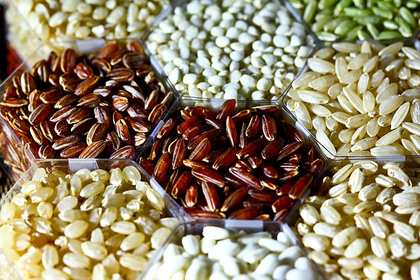
%> input picture Labs/Lab2/Source Code/img4.png, 420 x 280 px, shrunk from 640 x 427 before the run
$ octave Run.m   (GNU Octave 9; MATLAB toolbox functions it lacks are replaced by stand-ins)
%> lines starting %> are read from the running program, lines starting %| are printed output that depends on the picture; in (x1, y1, x2, y2) boxes, pixels count from 0 and x2, y2 are one past the last pixel; in counts of white or black regions, pixels touching at a corner belong together; the program's own positions count from 1
### Labs/Lab2/Source Code/fthreshold.m
function threshold = fthreshold(image)
%> called with image = 'img4.png'

    I = imread(image);
%> I is the input picture: size 280x420x3 uint8; mean R, G, B 147, 132.7, 104.7
    img = rgb2gray(I);
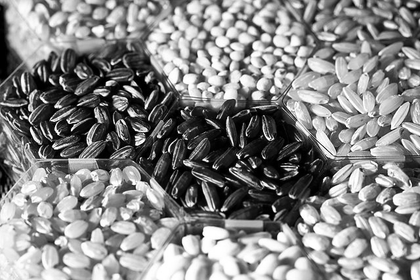
%> img: size 280x420 uint8; min 0, max 255, mean 133.8
    % Initialize histogram
    H = zeros(256);

    % Calculate histogram
    [l, w] = size(I);
%> l = 280; w = 1260
    for r = 1:l
        for c = 1:w
            index = I(r, c);
            index = index + 1;
            H(index) = H(index) + 1;
        end
    end
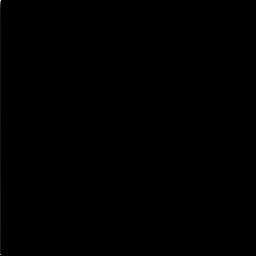
%> H: size 256x256 double; min 0, max 13914, mean 5.4; drawn with min black and max white


    % Thresholding
    q = zeros(255);
    q(1) = H(1) / (l * w);
%> q: size 255x255 double; values 0 (black) and 0.0394 (white), 0% white in thin lines or dots, all inside (x1, y1, x2, y2) = (0, 0, 1, 1)
    n = zeros(255);
    u = zeros(255);
    P = zeros(255);
    max = 0;
    index = 0;

    sum = 0;
    for j = 1:256
        sum = sum + j * H(j);
    end
%> this loop made 256 passes
%> sum on passes 1 to 3: 13914, 26914, 42865
%> after the loop, sum = 45549555
    sum = sum / (l * w);
%> sum = 129.1

    for i = 1:255
    %     find sigma b^2 for each
    %     pick the maximum value and use the corresponding i
    %     if (sigb^2 > th; th = sigb^2
        P = H(i + 1) / (l * w);
        q(i + 1) = P + q(i);
        n(i + 1) = ((i + 1) * P) / q(i + 1) + q(i) * n(i) / q(i + 1);
        u(i + 1) = (sum - q(i + 1) * n(i + 1)) / (1 - q(i + 1));
        s1 = q(i + 1) * (1 - q(i + 1)) * (n(i + 1) - u(i + 1));
        s = s1 ^ 2;
        if (s > max)
            max = s;
            index = i;
        end
    end
%> this loop made 255 passes
%> (P, s1, s, max) on passes 1 to 12: (0.0184, -7.43, 55.26, 55.26), (0.0151, -9.33, 87.13, 87.13), (0.0126, -10.91, 119.1, 119.1), (0.0101, -12.16, 147.9, 147.9), (0.00821, -13.17, 173.5, 173.5), (0.00687, -14.01, 196.3, 196.3), (0.00569, -14.7, 216.1, 216.1), (0.00502, -15.3, 234.2, 234.2), (0.00428, -15.81, 250, 250), (0.00391, -16.27, 264.8, 264.8), (0.00346, -16.68, 278.2, 278.2), (0.00334, -17.07, 291.3, 291.3)
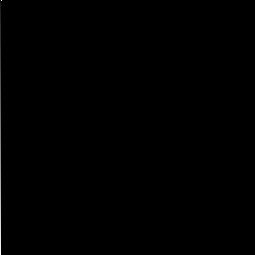
%> q: size 255x255 double; min 0, max 1, mean 0.00197
%> after the loop, index = 128; max = 1304.7

    threshold = index
%> threshold = 128
end

### Labs/Lab2/Source Code/Run.m
clc;
clear all;
close all;
% [16 lines of commented-out code are left out]


clc;
clear all;
close all;
x = fthreshold('img4.png');
%> x = 128

$ run again, with Labs/Lab2/Source Code/img2.png copied over Labs/Lab2/Source Code/img4.png
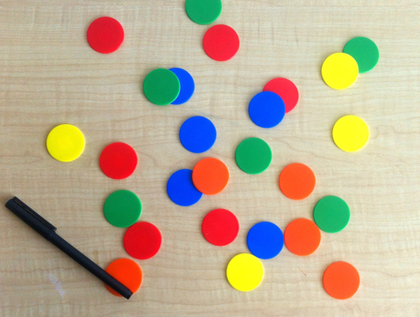
%> input picture Labs/Lab2/Source Code/img2.png, 420 x 317 px, shrunk from 518 x 391 before the run
%> in fthreshold, I is the input picture: size 317x420x3 uint8; mean R, G, B 188.3, 173.3, 148.1
%> in fthreshold, `img = rgb2gray(I);`:
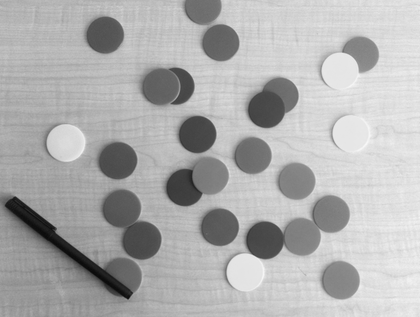
%> img: size 317x420 uint8; min 10, max 247, mean 174.9
%> the loop in fthreshold, `for j = 1:256` made 256 passes
%> sum on passes 1 to 3: 372, 1622, 7907
%> after the loop in fthreshold, `for j = 1:256`: sum = 68253393
%> in fthreshold, `sum = sum / (l * w);`: sum = 170.9
%> the loop in fthreshold, `for i = 1:255` made 255 passes
%> (P, s1, s, max) on passes 1 to 8: (0.00156, -0.423, 0.179, 0.179), (0.00525, -1.3, 1.7, 1.7), (0.00476, -2.1, 4.4, 4.4), (0.00257, -2.52, 6.37, 6.37), (0.0019, -2.84, 8.06, 8.06), (0.0014, -3.07, 9.41, 9.41), (0.00112, -3.25, 10.57, 10.57), (0.00109, -3.43, 11.75, 11.75)
%> after the loop in fthreshold, `for i = 1:255`: index = 169; max = 501
%> threshold = 169

$ run again, with Labs/Lab2/Source Code/img3.png copied over Labs/Lab2/Source Code/img4.png
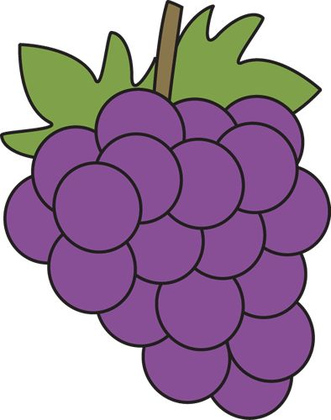
%> input picture Labs/Lab2/Source Code/img3.png, 331 x 420 px, shrunk from 394 x 500 before the run
%> in fthreshold, I is the input picture: size 420x331x3 uint8; mean R, G, B 165.4, 141.5, 165.7
%> in fthreshold, `img = rgb2gray(I);`:
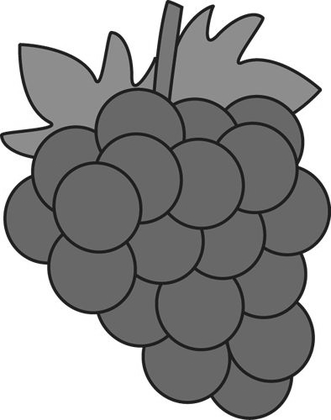
%> img: size 420x331 uint8; min 10, max 255, mean 151.4
%> the loop in fthreshold, `for j = 1:256` made 256 passes
%> sum on passes 1 to 3: 30, 58, 124
%> after the loop in fthreshold, `for j = 1:256`: sum = 65995972
%> in fthreshold, `sum = sum / (l * w);`: sum = 158.2
%> the loop in fthreshold, `for i = 1:255` made 255 passes
%> (P, s1, s, max) on passes 1 to 8: (3.36e-05, -0.0166, 0.000276, 0.000276), (5.28e-05, -0.0248, 0.000616, 0.000616), (6.95e-05, -0.0355, 0.00126, 0.00126), (6.95e-05, -0.0462, 0.00213, 0.00213), (6.71e-05, -0.0564, 0.00318, 0.00318), (0.000125, -0.0753, 0.00567, 0.00567), (0.00011, -0.0918, 0.00844, 0.00844), (0.000144, -0.113, 0.0128, 0.0128)
%> after the loop in fthreshold, `for i = 1:255`: index = 157; max = 996.3
%> threshold = 157
